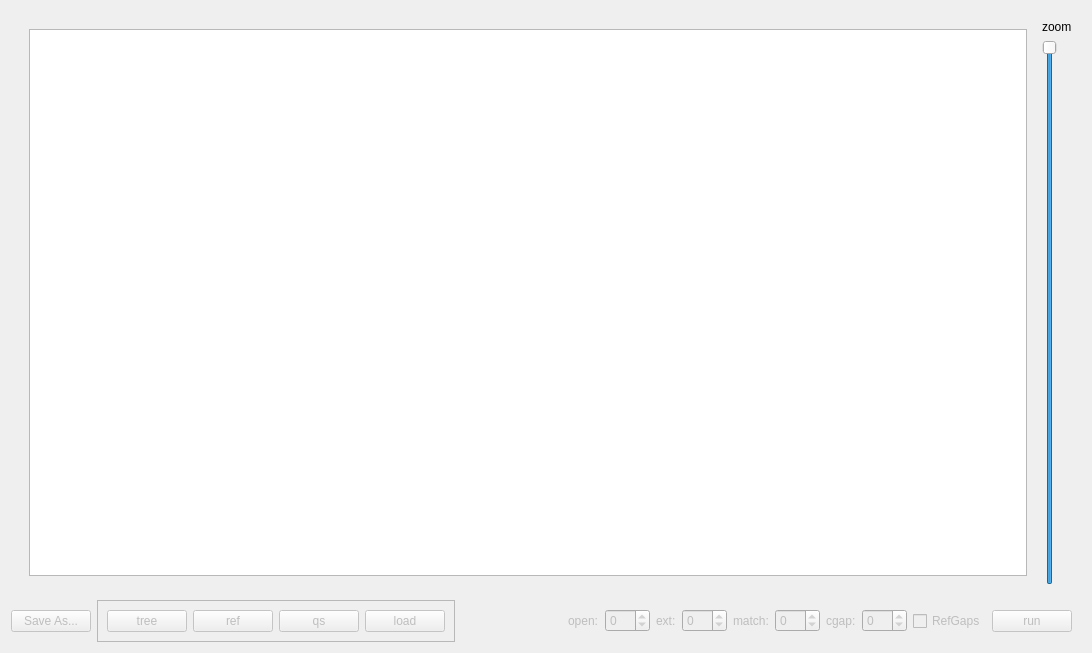
<?xml version="1.0" encoding="UTF-8"?>
<ui version="4.0">
 <class>MainWidget</class>
 <widget class="QWidget" name="MainWidget">
  <property name="geometry">
   <rect>
    <x>0</x>
    <y>0</y>
    <width>1092</width>
    <height>653</height>
   </rect>
  </property>
  <property name="windowTitle">
   <string>VisualPaPaRa</string>
  </property>
  <layout class="QGridLayout" name="gridLayout">
   <item row="1" column="3">
    <widget class="QFrame" name="frRun">
     <property name="enabled">
      <bool>false</bool>
     </property>
     <property name="frameShape">
      <enum>QFrame::NoFrame</enum>
     </property>
     <property name="frameShadow">
      <enum>QFrame::Raised</enum>
     </property>
     <layout class="QHBoxLayout" name="horizontalLayout_2">
      <item>
       <widget class="QLabel" name="label">
        <property name="text">
         <string>open:</string>
        </property>
       </widget>
      </item>
      <item>
       <widget class="QSpinBox" name="sbOpen">
        <property name="minimum">
         <number>-99</number>
        </property>
       </widget>
      </item>
      <item>
       <widget class="QLabel" name="label_2">
        <property name="text">
         <string>ext:</string>
        </property>
       </widget>
      </item>
      <item>
       <widget class="QSpinBox" name="sbExt">
        <property name="minimum">
         <number>-99</number>
        </property>
       </widget>
      </item>
      <item>
       <widget class="QLabel" name="label_3">
        <property name="text">
         <string>match:</string>
        </property>
       </widget>
      </item>
      <item>
       <widget class="QSpinBox" name="sbMatch">
        <property name="minimum">
         <number>-99</number>
        </property>
       </widget>
      </item>
      <item>
       <widget class="QLabel" name="label_4">
        <property name="text">
         <string>cgap:</string>
        </property>
       </widget>
      </item>
      <item>
       <widget class="QSpinBox" name="sbCgap">
        <property name="minimum">
         <number>-99</number>
        </property>
       </widget>
      </item>
      <item>
       <widget class="QCheckBox" name="cbRefGaps">
        <property name="text">
         <string>RefGaps</string>
        </property>
       </widget>
      </item>
      <item>
       <widget class="QPushButton" name="pbRun">
        <property name="text">
         <string>run</string>
        </property>
       </widget>
      </item>
     </layout>
    </widget>
   </item>
   <item row="1" column="2">
    <spacer name="horizontalSpacer">
     <property name="orientation">
      <enum>Qt::Horizontal</enum>
     </property>
     <property name="sizeHint" stdset="0">
      <size>
       <width>40</width>
       <height>20</height>
      </size>
     </property>
    </spacer>
   </item>
   <item row="1" column="1">
    <widget class="QFrame" name="frButtons">
     <property name="enabled">
      <bool>false</bool>
     </property>
     <property name="frameShape">
      <enum>QFrame::StyledPanel</enum>
     </property>
     <property name="frameShadow">
      <enum>QFrame::Raised</enum>
     </property>
     <layout class="QHBoxLayout" name="horizontalLayout_3">
      <item>
       <widget class="QPushButton" name="pb_tree">
        <property name="text">
         <string>tree</string>
        </property>
       </widget>
      </item>
      <item>
       <widget class="QPushButton" name="pb_ref">
        <property name="text">
         <string>ref</string>
        </property>
       </widget>
      </item>
      <item>
       <widget class="QPushButton" name="pb_qs">
        <property name="text">
         <string>qs</string>
        </property>
       </widget>
      </item>
      <item>
       <widget class="QPushButton" name="pbLoad">
        <property name="enabled">
         <bool>false</bool>
        </property>
        <property name="text">
         <string>load</string>
        </property>
       </widget>
      </item>
     </layout>
    </widget>
   </item>
   <item row="1" column="0">
    <widget class="QPushButton" name="pbSaveAs">
     <property name="enabled">
      <bool>false</bool>
     </property>
     <property name="text">
      <string>Save As...</string>
     </property>
    </widget>
   </item>
   <item row="0" column="0" colspan="4">
    <widget class="QFrame" name="frame">
     <property name="frameShape">
      <enum>QFrame::NoFrame</enum>
     </property>
     <property name="frameShadow">
      <enum>QFrame::Raised</enum>
     </property>
     <layout class="QGridLayout" name="gridLayout_2">
      <item row="0" column="0" rowspan="2">
       <widget class="QFrame" name="frame_2">
        <property name="frameShape">
         <enum>QFrame::NoFrame</enum>
        </property>
        <property name="frameShadow">
         <enum>QFrame::Raised</enum>
        </property>
        <layout class="QHBoxLayout" name="horizontalLayout">
         <item>
          <widget class="QSplitter" name="splitter">
           <property name="orientation">
            <enum>Qt::Vertical</enum>
           </property>
           <widget class="QPlainTextEdit" name="pte_log">
            <property name="enabled">
             <bool>true</bool>
            </property>
            <property name="sizePolicy">
             <sizepolicy hsizetype="Expanding" vsizetype="Preferred">
              <horstretch>0</horstretch>
              <verstretch>0</verstretch>
             </sizepolicy>
            </property>
            <property name="baseSize">
             <size>
              <width>0</width>
              <height>0</height>
             </size>
            </property>
            <property name="readOnly">
             <bool>false</bool>
            </property>
            <property name="centerOnScroll">
             <bool>true</bool>
            </property>
           </widget>
          </widget>
         </item>
        </layout>
       </widget>
      </item>
      <item row="0" column="1">
       <widget class="QLabel" name="label_5">
        <property name="text">
         <string>zoom</string>
        </property>
       </widget>
      </item>
      <item row="1" column="1">
       <widget class="QSlider" name="slZoom">
        <property name="minimum">
         <number>10</number>
        </property>
        <property name="maximum">
         <number>100</number>
        </property>
        <property name="value">
         <number>100</number>
        </property>
        <property name="orientation">
         <enum>Qt::Vertical</enum>
        </property>
       </widget>
      </item>
     </layout>
    </widget>
   </item>
  </layout>
 </widget>
 <tabstops>
  <tabstop>pb_tree</tabstop>
  <tabstop>pb_ref</tabstop>
  <tabstop>pb_qs</tabstop>
  <tabstop>pte_log</tabstop>
 </tabstops>
 <resources/>
 <connections/>
</ui>
